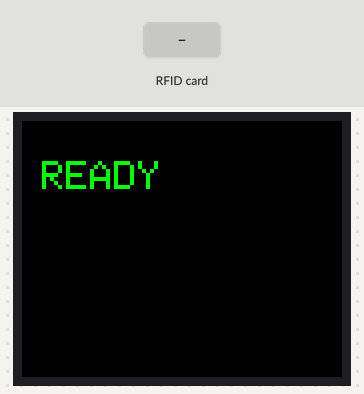
Simulated run of this sketch. Board: ESP32. Shown: 160×128 colour display. The test bench sets the inputs (shaded band). What the sketch prints to the serial monitor is not drawn.

Above: at 2.7 s.
2.8 s: RFID card 5E 7A 19 C4 held to the reader
At 3.8 s:
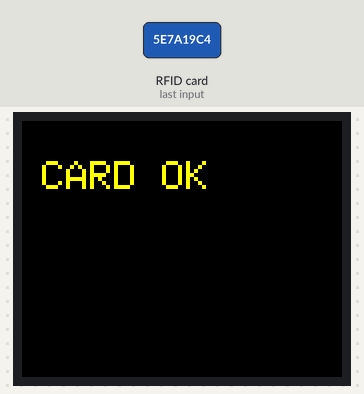
Timing chart, 0 to 5.8 s (numbered marks = the images above; inputs shaded):
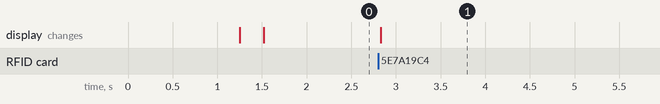

The sketch:

test_rfid.ino
```cpp
#include <SPI.h>

#include <Adafruit_GFX.h>
#include <Adafruit_ST7735.h>

#include <MFRC522v2.h>
#include <MFRC522DriverSPI.h>
#include <MFRC522DriverPinSimple.h>


// =====================
// TFT PINS
// =====================
#define TFT_CS   4
#define TFT_DC   27
#define TFT_RST  13


// =====================
// RFID PINS
// =====================
#define RFID_SS   14
#define RFID_RST  32


// =====================
// OBJECTS
// =====================

Adafruit_ST7735 tft(
  TFT_CS,
  TFT_DC,
  TFT_RST
);


MFRC522DriverPinSimple ss_pin(RFID_SS);

MFRC522DriverSPI driver{
  ss_pin
};

MFRC522 rfid{
  driver
};


// =====================
// SETUP
// =====================

void setup()
{

  Serial.begin(115200);
  delay(1000);


  Serial.println("====================");
  Serial.println(" RFID + TFT TEST");
  Serial.println("====================");


  // Disable both devices first

  pinMode(TFT_CS, OUTPUT);
  digitalWrite(TFT_CS, HIGH);


  pinMode(RFID_SS, OUTPUT);
  digitalWrite(RFID_SS, HIGH);


  // Start SPI

  SPI.begin(
    18,
    19,
    23
  );


  Serial.println("[SPI] OK");


  // =====================
  // RFID FIRST
  // =====================

  Serial.println("[RFID]");


  pinMode(RFID_RST, OUTPUT);

  digitalWrite(RFID_RST, LOW);
  delay(50);

  digitalWrite(RFID_RST, HIGH);
  delay(50);


  digitalWrite(TFT_CS, HIGH);


  rfid.PCD_Init();

  delay(100);


  Serial.println("RFID READY");


  // =====================
  // TFT SECOND
  // =====================

  Serial.println("[TFT]");


  digitalWrite(RFID_SS, HIGH);


  tft.initR(INITR_BLACKTAB);

  delay(100);


  tft.setRotation(1);

  tft.fillScreen(ST77XX_BLACK);


  tft.setTextColor(ST77XX_GREEN);
  tft.setTextSize(2);

  tft.setCursor(10,20);

  tft.println("READY");


  digitalWrite(TFT_CS, HIGH);


  Serial.println("TFT OK");


  Serial.println("====================");
  Serial.println("SCAN CARD");
  Serial.println("====================");

}


// =====================
// LOOP
// =====================

void loop()
{

  // keep TFT inactive
  digitalWrite(TFT_CS, HIGH);


  if(!rfid.PICC_IsNewCardPresent())
  {
    return;
  }


  if(!rfid.PICC_ReadCardSerial())
  {
    return;
  }


  Serial.print("UID: ");


  for(byte i = 0; i < rfid.uid.size; i++)
  {

    if(rfid.uid.uidByte[i] < 0x10)
      Serial.print("0");


    Serial.print(
      rfid.uid.uidByte[i],
      HEX
    );

    Serial.print(" ");
  }


  Serial.println();


  digitalWrite(RFID_SS, HIGH);


  tft.fillScreen(ST77XX_BLACK);

  tft.setCursor(10,20);

  tft.setTextColor(ST77XX_YELLOW);

  tft.setTextSize(2);

  tft.println("CARD OK");


  rfid.PICC_HaltA();

  delay(1000);

}
```

Measured:
- after the input at 2.8 s, the display: changes at once (image 1)
